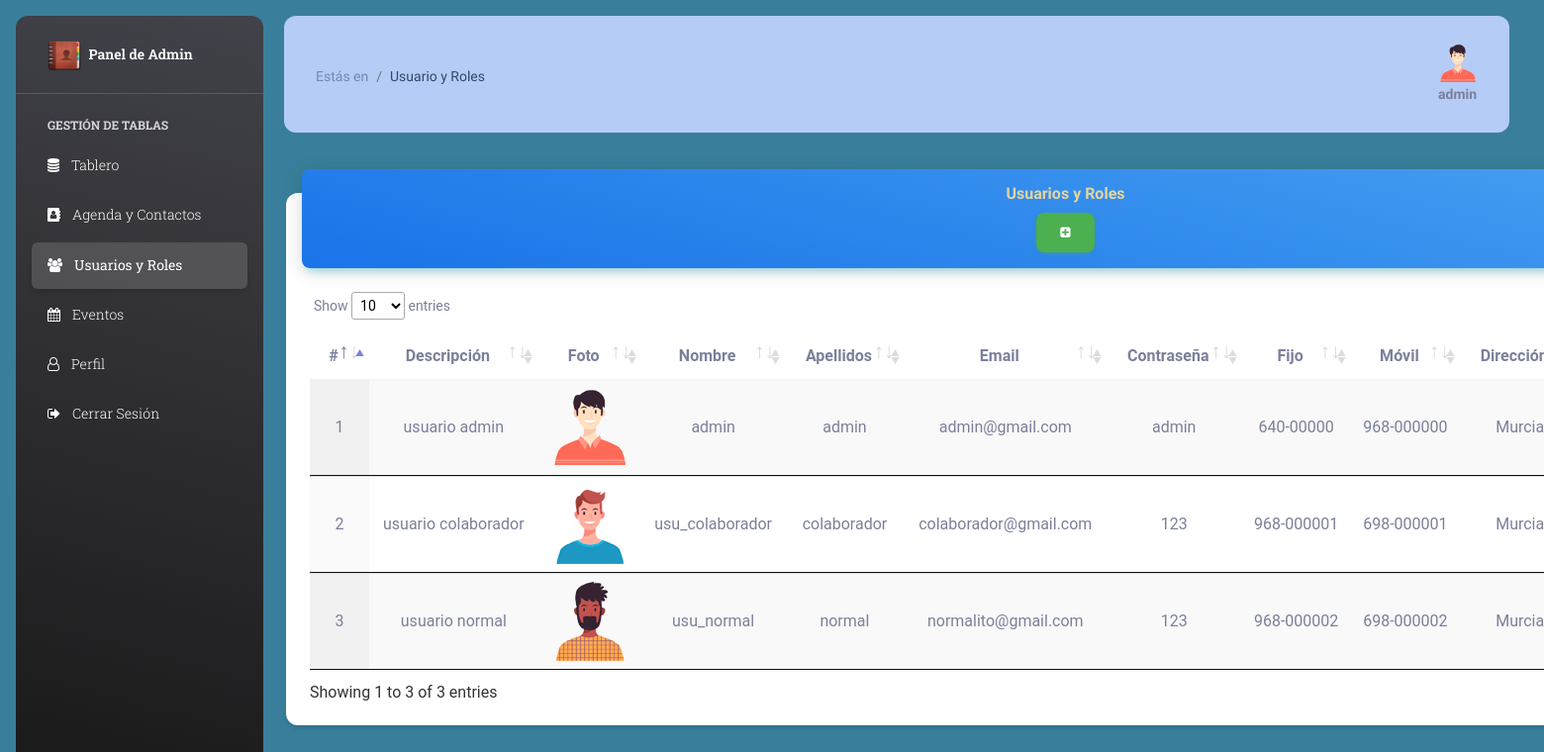
The page /panel_admin/usuarios-y-roles.php (signed in) on the database its author committed.
### tables this page shows
CREATE TABLE `usuarios` (
  `id_usuarios` int(11) NOT NULL,
  `id_rol` int(11) NOT NULL,
  `nombre` varchar(100) NOT NULL,
  `apellidos` varchar(50) NOT NULL,
  `email` varchar(100) NOT NULL,
  `password` varchar(100) NOT NULL,
  `descripcion` varchar(150) NOT NULL,
  `fijo` varchar(40) NOT NULL,
  `movil` varchar(50) NOT NULL,
  `foto_usuarios` varchar(255) NOT NULL,
  `direccion` varchar(255) NOT NULL
);

### panel_admin/usuarios-y-roles.php (the view, shortened to what this page needs)
<?php
require_once '../back_end/conexion_de_bbdd/config_bd.php';
?>
<!DOCTYPE html>
<html lang="es">
<head>
    <link rel="stylesheet" href="../front-end/font_awesome/css/font-awesome.css">
    <link id="pagestyle" href="../front-end/css/material-kit.css?v=3.0.0" rel="stylesheet" />
    <link rel="stylesheet" href="../front-end/dataTables/css/dataTables.material.css">
    <link id="pagestyle" href="../front-end/css/material-dashboard.css" rel="stylesheet" />
    <link rel="stylesheet" href="../front-end/custom.css">
</head>
<body class="body-proyecto">
    <aside class="sidenav navbar navbar-vertical navbar-expand-xs border-0 border-radius-xl my-3 fixed-start ms-3 bg-gradient-dark menu-aside" id="sidenav-main">
        <div class="sidenav-header">
            <a class="navbar-brand m-0" href=" https://demos.creative-tim.com/material-dashboard/pages/dashboard " target="_blank">
                <img src="../front-end/logos/LogoAgenda.png" style="width: 34px;" alt="">
                <span class="ms-1 font-weight-bold text-white">Panel de Admin</span>
            </a>
        </div>
        <hr class="horizontal light mt-0 mb-2">
        <div class="collapse navbar-collapse  w-auto  max-height-vh-100" id="sidenav-collapse-main">
            <ul class="navbar-nav">
                <li class="nav-item mt-3">
                    <h6 class="ps-4 ms-2 text-uppercase text-xs text-white font-weight-bolder opacity-8">Gestión de Tablas</h6>
                </li>
                <li class="nav-item">
                    <a class="nav-link text-white" href="inicio.php">
                        <div class="text-white text-center me-2 d-flex align-items-center justify-content-center">
                            <i class="fa fa-database" aria-hidden="true"></i>
                        </div>
                        <span class="nav-link-text ms-1">Tablero</span>
                    </a>
                </li>
                <li class="nav-item">
                    <a class="nav-link text-white" href="agenda-y-contactos.php">
                        <div class="text-white text-center me-2 d-flex align-items-center justify-content-center">
                            <i class="fa fa-address-book" aria-hidden="true"></i>
                        </div>
                        <span class="nav-link-text ms-1">Agenda y Contactos</span>
                    </a>
                </li>
                <li class="nav-item">
                    <a class="nav-link text-white active" href="usuarios-y-roles.php">
                        <div class="text-white text-center me-2 d-flex align-items-center justify-content-center">
                            <i class="fa fa-users" aria-hidden="true"></i>
                        </div>
                        <span class="nav-link-text ms-1">Usuarios y Roles</span>
                    </a>
                </li>
                <li class="nav-item">
                    <a class="nav-link text-white" href="eventos.php">
                        <div class="text-white text-center me-2 d-flex align-items-center justify-content-center">
                            <i class="fa fa-calendar" aria-hidden="true"></i>
                        </div>
                        <span class="nav-link-text ms-1">Eventos</span>
                    </a>
                </li>
                <li class="nav-item">
                    <a class="nav-link text-white" href="perfil.php">
                        <div class="text-white text-center me-2 d-flex align-items-center justify-content-center">
                            <i class="fa fa-user-o" aria-hidden="true"></i>
                        </div>
                        <span class="nav-link-text ms-1">Perfil</span>
                    </a>
                </li>
                <li class="nav-item">
                    <a class="nav-link text-white " href="../back_end/cerrar_sesion/logout.php">
                        <div class="text-white text-center me-2 d-flex align-items-center justify-content-center">
                            <i class="fa fa-sign-out" aria-hidden="true"></i>
                        </div>
                        <span class="nav-link-text ms-1">Cerrar Sesión</span>
                    </a>
                </li>
            </ul>
        </div>
    </aside>
    <main class="main-content position-relative max-height-vh-100 h-100 border-radius-lg ">
        <nav class="navbar navbar-main navbar-expand-lg shadow-none border-radius-xl bg-blue py-3 fixed-top mover-admin-menu menu-todos" id="color-texto" navbar-scroll="true">
            <div class="container-fluid py-1 px-3">
                <nav aria-label="breadcrumb">
                    <ol class="breadcrumb bg-transparent mb-0 pb-0 pt-1 px-0 me-sm-6 me-5">
                        <li class="breadcrumb-item text-sm"><a class="opacity-5 text-dark">Estás en </a></li>
                        <li class="breadcrumb-item text-sm text-dark active" aria-current="page"> Usuario y Roles</li>
                    </ol>
                </nav>
                <div class="collapse navbar-collapse mt-sm-0 mt-2 me-md-0 me-sm-4" id="navbar">
                    <ul class="navbar-nav  justify-content-end">
                        <li class="nav-item d-flex align-items-center">
                            <a href="javascript:;" class="nav-link text-body font-weight-bold px-0">
                                <?php
                                $foto_usuario = $_SESSION["usuario"];
                                $foto_del_usuario = $bd->prepare("SELECT
                                id_usuarios AS id_usuarios,
                                foto_usuarios AS foto_usuarios
                                FROM usuarios as usuarios
                                WHERE nombre = :nombre");
                                $foto_del_usuario->bindParam(":nombre", $foto_usuario);
                                $foto_del_usuario->execute();
                                $mostrarFoto = $foto_del_usuario->fetchAll(PDO::FETCH_ASSOC);
                                try {
                                    foreach ($mostrarFoto as $fila_foto) {
                                ?>
                                        <ul class="navbar-nav  justify-content-end">
                                            <li class="nav-item d-flex align-items-center">
                                                <a href="javascript:;" class="nav-link text-body font-weight-bold px-0">
                                                    <div class="text-center">
                                                        <img style="width:40px;" src="../subida_de_archivos/<?php echo $fila_foto['foto_usuarios']; ?>">
                                                    </div>
                                                    <span class="d-sm-inline d-none"><?php echo $_SESSION["usuario"]; ?></span>
                                                </a>
                                            </li>
                                    <?php
                                    }
                                } catch (PDOException $err_sacarFoto) {
                                    echo "No se pudo sacar el dato : " . $err_sacarFoto->getMessage();
                                    echo "Error en la linea : " . $err_sacarFoto->getLine();
                                }
                                    ?>
                            </a>
                        </li>
                    </ul>
                </div>
            </div>
        </nav>
        <div class="anchura-admin">
            <div class="row">
                <div class="col-12">
                    <div class="container-fluid">
                        <div class="row">
                            <div class="col-12">
                                <div class="col-12 mx-auto col-lg-12">
                                    <div class="row justify-content-center">
                                        <div class="row">
                                            <div class="col-12 my-5">
                                                <div class="card my-4">
                                                    <div class="card-header p-0 position-relative mt-n4 mx-3 z-index-2">
                                                        <div class="bg-gradient-info shadow-info border-radius-lg pt-1">
                                                            <div class="centrar-agregar">
                                                                <h5 class="titulo-admin">Usuarios y Roles</h5>
                                                                <div class="centrar-boton-agregarContactos">
                                                                    <button class="btn btn-icon btn-2 btn-success boton-agregar" data-bs-toggle="modal" data-bs-target="#AgregarNuevoUsuario">
                                                                        <i class="fa fa-plus-square" aria-hidden="true"></i>
                                                                    </button>
                                                                </div>
                                                            </div>
                                                        </div>
                                                    </div>
                                                    <div class="card-body px-4 pb-2">
                                                        <div class="table-responsive p-0">
                                                            <table class="table align-items-center justify-content-center mb-0 display" id="tabla_usuarios_y_roles">
                                                                <thead class="alinear_tabla">
                                                                    <th>#</th>
                                                                    <th>Descripción</th>
                                                                    <th>Foto</th>
                                                                    <th>Nombre</th>
                                                                    <th>Apellidos</th>
                                                                    <th>Email</th>
                                                                    <th>Contraseña</th>
                                                                    <th>Fijo</th>
                                                                    <th>Móvil</th>
                                                                    <th>Dirección</th>
                                                                </thead>
                                                                <tbody class="alinear_tabla">
                                                                    <?php
                                                                    $query_roles = $bd->query("SELECT usuarios.id_usuarios AS id_usuarios, usuarios.nombre,
                                                                    usuarios.apellidos AS apellidos,usuarios.email AS email,usuarios.password AS password,usuarios.descripcion AS descripcion,
                                                                    usuarios.fijo AS fijo, usuarios.movil AS movil, usuarios.foto_usuarios AS foto_usuarios,
                                                                    usuarios.direccion AS direccion, rol.privilegios AS privilegios
                                                                    FROM `usuarios` AS usuarios INNER JOIN rol AS rol ON rol.id_rol = usuarios.id_rol;  ");
                                                                    $usuarios = $query_roles->fetchAll(PDO::FETCH_ASSOC);
                                                                    try {
                                                                        foreach ($usuarios as $fila_usuarios) {
                                                                    ?>
                                                                            <tr>
                                                                                <td><?php echo $fila_usuarios['id_usuarios']; ?></td>
                                                                                <td><?php echo $fila_usuarios['descripcion']; ?></td>
                                                                                <td>
                                                                                    <img class="foto_contacto" src="../subida_de_archivos/<?php echo $fila_usuarios['foto_usuarios']; ?>">
                                                                                </td>
                                                                                <td><?php echo $fila_usuarios['nombre']; ?></td>
                                                                                <td><?php echo $fila_usuarios['apellidos']; ?></td>
                                                                                <td><?php echo $fila_usuarios['email']; ?></td>
                                                                                <td><?php echo $fila_usuarios['password']; ?></td>
                                                                                <td><?php echo $fila_usuarios['fijo']; ?></td>
                                                                                <td><?php echo $fila_usuarios['movil']; ?></td>
                                                                                <td><?php echo $fila_usuarios['direccion']; ?></td>
                                                                            </tr>
                                                                    <?php
                                                                        }
                                                                    } catch (PDOException $err_filausuarios) {
                                                                        echo "No se encontraron datos : " . $err_filausuarios->getMessage();
                                                                        echo "Error en la linea : ".$err_filausuarios->getLine();
                                                                    }
                                                                    ?>
                                                                </tbody>
                                                            </table>
                                                        </div>
                                                    </div>
                                                </div>
                                            </div>
                                        </div>
                                    </div>
                                </div>
                            </div>
                        </div>
                    </div>
                </div>
            </div>
        </div>
    </main>
</body>
</html>

### rows shown on the page
usuarios: foto_usuarios (picture), id_usuarios "1", descripcion "usuario admin", nombre "admin", apellidos "admin", email "admin@gmail.com", password "admin", fijo "640-00000", movil "968-000000", direccion "Murcia"
usuarios: id_usuarios "2", descripcion "usuario colaborador", foto_usuarios (picture), nombre "usu_colaborador", apellidos "colaborador", email "colaborador@gmail.com", password "123", fijo "968-000001", movil "698-000001", direccion "Murcia"
usuarios: id_usuarios "3", descripcion "usuario normal", foto_usuarios (picture), nombre "usu_normal", apellidos "normal", email "normalito@gmail.com", password "123", fijo "968-000002", movil "698-000002", direccion "Murcia"
